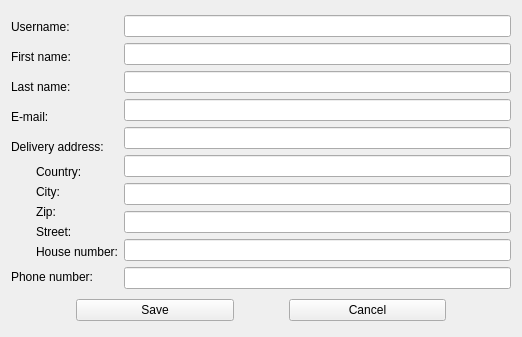
<?xml version="1.0" encoding="UTF-8"?>
<ui version="4.0">
 <class>UserSettingsWindow</class>
 <widget class="QWidget" name="UserSettingsWindow">
  <property name="geometry">
   <rect>
    <x>0</x>
    <y>0</y>
    <width>522</width>
    <height>337</height>
   </rect>
  </property>
  <property name="windowTitle">
   <string>Form</string>
  </property>
  <layout class="QVBoxLayout" name="verticalLayout_4" stretch="3,0">
   <item>
    <layout class="QHBoxLayout" name="horizontalLayout">
     <item>
      <layout class="QVBoxLayout" name="verticalLayout_3">
       <item>
        <widget class="QLabel" name="label">
         <property name="text">
          <string>Username:</string>
         </property>
        </widget>
       </item>
       <item>
        <widget class="QLabel" name="label_5">
         <property name="text">
          <string>First name:</string>
         </property>
        </widget>
       </item>
       <item>
        <widget class="QLabel" name="label_6">
         <property name="text">
          <string>Last name:</string>
         </property>
        </widget>
       </item>
       <item>
        <widget class="QLabel" name="label_2">
         <property name="text">
          <string>E-mail:</string>
         </property>
        </widget>
       </item>
       <item>
        <widget class="QLabel" name="label_3">
         <property name="text">
          <string>Delivery address: </string>
         </property>
        </widget>
       </item>
       <item>
        <layout class="QVBoxLayout" name="verticalLayout_2">
         <property name="leftMargin">
          <number>25</number>
         </property>
         <item>
          <widget class="QLabel" name="label_9">
           <property name="text">
            <string>Country:</string>
           </property>
          </widget>
         </item>
         <item>
          <widget class="QLabel" name="label_7">
           <property name="text">
            <string>City:</string>
           </property>
          </widget>
         </item>
         <item>
          <widget class="QLabel" name="label_8">
           <property name="text">
            <string>Zip:</string>
           </property>
          </widget>
         </item>
         <item>
          <widget class="QLabel" name="label_10">
           <property name="text">
            <string>Street:</string>
           </property>
          </widget>
         </item>
         <item>
          <widget class="QLabel" name="label_11">
           <property name="text">
            <string>House number:</string>
           </property>
          </widget>
         </item>
        </layout>
       </item>
       <item>
        <widget class="QLabel" name="label_4">
         <property name="text">
          <string>Phone number:</string>
         </property>
        </widget>
       </item>
      </layout>
     </item>
     <item>
      <layout class="QVBoxLayout" name="verticalLayout">
       <item>
        <widget class="QLineEdit" name="userNameLineEdit"/>
       </item>
       <item>
        <widget class="QLineEdit" name="firstNameLineEdit"/>
       </item>
       <item>
        <widget class="QLineEdit" name="lastNameLineEdit"/>
       </item>
       <item>
        <widget class="QLineEdit" name="emailLineEdit"/>
       </item>
       <item>
        <widget class="QLineEdit" name="addressCountryLineEdit"/>
       </item>
       <item>
        <widget class="QLineEdit" name="addressCityLineEdit"/>
       </item>
       <item>
        <widget class="QLineEdit" name="addressZipLineEdit"/>
       </item>
       <item>
        <widget class="QLineEdit" name="addsressStreetLineEdit"/>
       </item>
       <item>
        <widget class="QLineEdit" name="addsressStreetLineEdit_2"/>
       </item>
       <item>
        <widget class="QLineEdit" name="lineEdit_6"/>
       </item>
      </layout>
     </item>
    </layout>
   </item>
   <item>
    <layout class="QHBoxLayout" name="horizontalLayout_2">
     <property name="spacing">
      <number>55</number>
     </property>
     <property name="leftMargin">
      <number>65</number>
     </property>
     <property name="rightMargin">
      <number>65</number>
     </property>
     <item>
      <widget class="QPushButton" name="saveSettingsButton">
       <property name="text">
        <string>Save</string>
       </property>
      </widget>
     </item>
     <item>
      <widget class="QPushButton" name="cancelButton">
       <property name="text">
        <string>Cancel</string>
       </property>
      </widget>
     </item>
    </layout>
   </item>
  </layout>
 </widget>
 <resources/>
 <connections/>
</ui>
